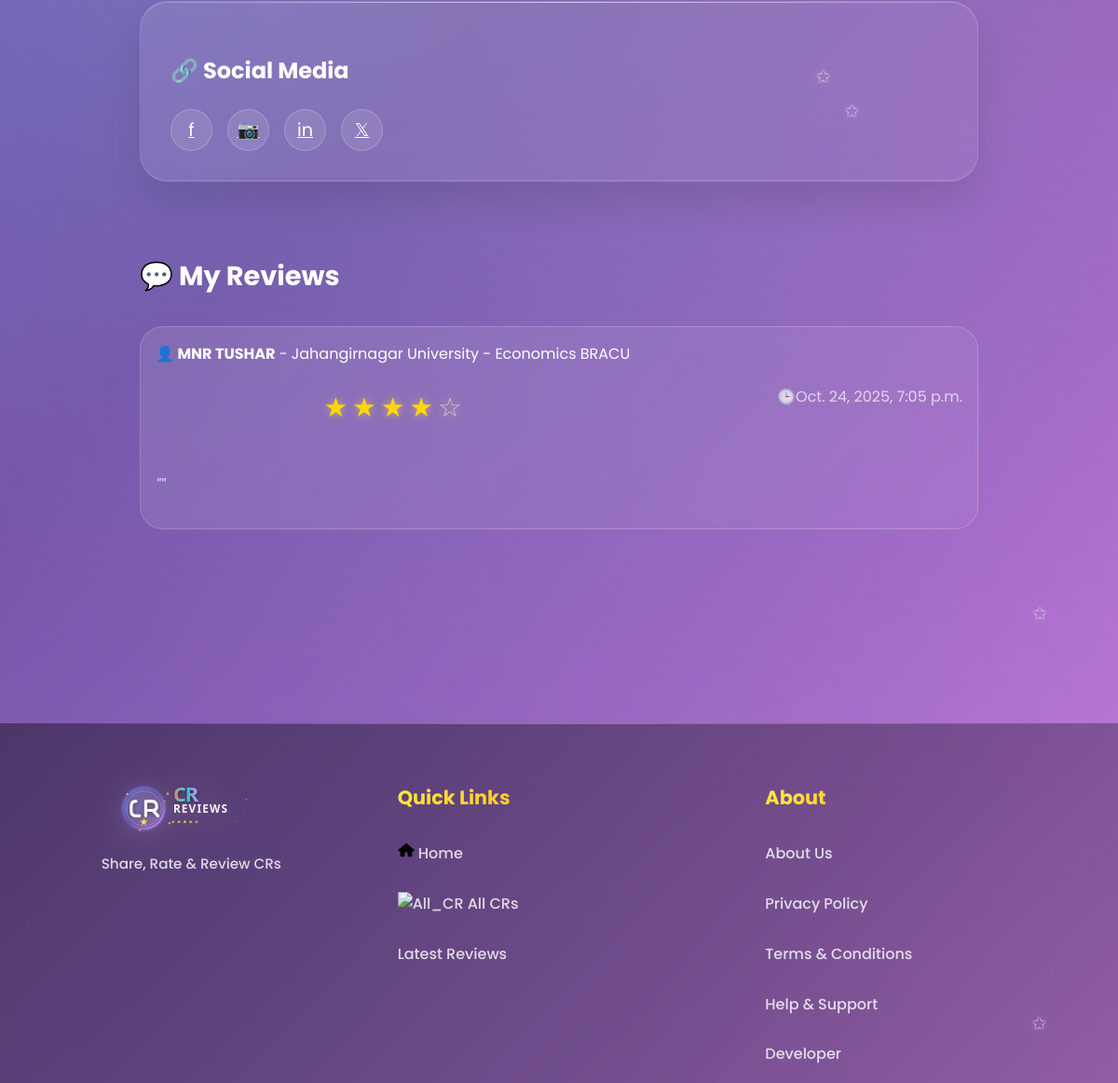
/view_profile/md-naimur-rahman/ (signed in, middle part), run on an earlier commit of the app's database.
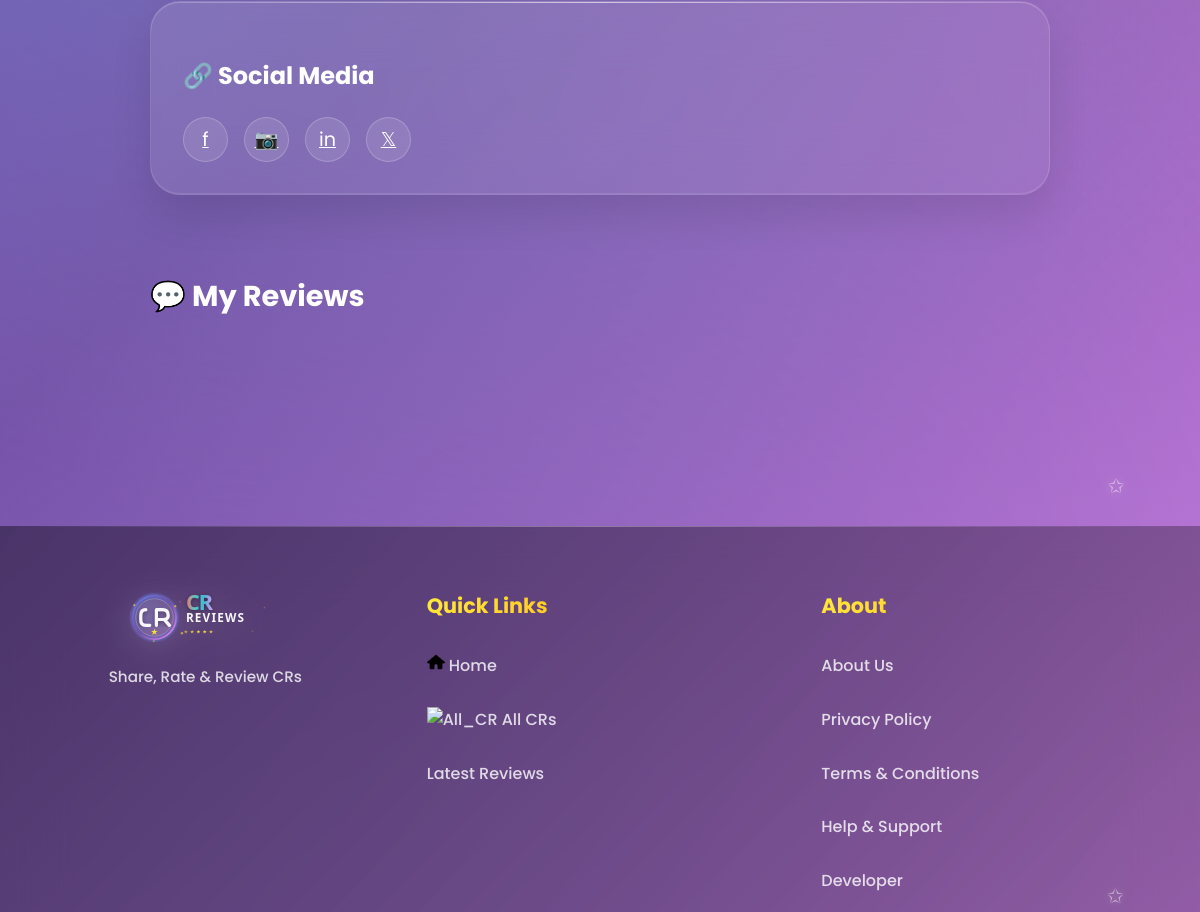
And on a later commit of the database.
### cr/models.py (models this page shows, shortened)
class Review(models.Model):
    user=models.OneToOneField('userprofile.User', on_delete=models.CASCADE,related_name='userreviews')
    cr_profile=models.ForeignKey(CrProfile, on_delete=models.CASCADE,related_name='cr_reviews')
    rating = models.PositiveSmallIntegerField()
    description = models.TextField(blank=True, null=True)
    slug = models.SlugField(unique=True, blank=True)
    created_at = models.DateTimeField(auto_now_add=True)
    updated_at = models.DateTimeField(auto_now=True)
    deleted_at = models.DateTimeField(blank=True, null=True)

class CrProfile(models.Model):
    user=models.OneToOneField('userprofile.User', on_delete=models.CASCADE,related_name='user_profile')
    university=models.ForeignKey(University, on_delete=models.CASCADE,related_name='university_crs')
    department=models.ForeignKey(Department, on_delete=models.CASCADE,related_name='department_crs')
    cr_status = models.CharField(
    max_length=20,
    choices=[('Present', 'Present CR'), ('Former', 'Former CR')],
    default='Present'
    )
    profile_picture = models.ImageField(upload_to='cr_profile_pictures/', blank=True, null=True)
    name = models.CharField(max_length=100)
    gender = models.CharField(choices=[('M', 'Male'), ('F', 'Female')], max_length=1)
    email = models.EmailField(blank=True, null=True)
    phone = models.CharField(max_length=30, blank=True, null=True)
    st_id = models.CharField(max_length=50, unique=True)
    batch = models.CharField(max_length=20)
    dept_batch = models.CharField(max_length=20 , blank=True, null=True)
    section = models.CharField(max_length=10)
    bio = models.TextField(blank=True, null=True)
    date_of_birth = models.DateField(blank=True, null=True)
    slug = models.SlugField(unique=True, blank=True)
    facebook_url = models.URLField(default='https://www.facebook.com/')
    instagram_url = models.URLField(default='https://www.instagram.com/')
    linkedin_url = models.URLField(default='https://www.linkedin.com/')
    created_at=models.DateTimeField(auto_now_add=True)
    updated_at=models.DateTimeField(auto_now=True)
    deleted_at=models.DateTimeField(auto_now=True,blank=True,null=True)

class University(models.Model):
    Public = "Public"
    Private = "Private"
    university_type = [
        (Public,"Public"),
        (Private,"Private"),
    ]
    title =models.CharField(max_length=100,unique=True,blank=False,null=False)
    type =models.CharField(max_length=100,choices=university_type)
    address=models.CharField(max_length=150, blank=True, null=True)
    slug=models.SlugField(blank=True,unique=True)
    created_at=models.DateTimeField(auto_now_add=True)
    updated_at=models.DateTimeField(auto_now=True)
    daleted_at=models.DateTimeField(auto_now=True,blank=True,null=True)
    def __str__(self):
        return self.title

class Department(models.Model):
    university=models.ForeignKey(University, on_delete=models.CASCADE,related_name='departments')
    title=models.CharField(max_length=50,unique=True,blank=False,null=False)
    code=models.CharField(max_length=50,unique=True,blank=True,null=True)
    slug=models.SlugField(blank=True,unique=True)
    created_at=models.DateTimeField(auto_now_add=True)
    updated_at=models.DateTimeField(auto_now=True)
    daleted_at=models.DateTimeField(auto_now=True,blank=True,null=True)
    def __str__(self):
        return self.title

### userprofile/views.py (the view)
# urls.py: path('view_profile/<str:slug>/',view_profile,name="view_profile"),
def view_profile(request,slug):
    user = User.objects.get(email=request.user.email,slug=slug)
    review = Review.objects.filter(user=user).order_by('-created_at')
    paginator = Paginator(review,5)
    page_number = request.GET.get('page',1)
    try:
        review = paginator.page(page_number)
    except PageNotAnInteger:
        review = paginator.page(1)
    except EmptyPage:
        review = paginator.page(1)
    context = {
        'user':user,
        'review':review,
    }
    return render(request,'user_profile/view_profile.html',context)

### userprofile/models.py (called while the page is built)
    def get_full_name(self):
        return f"{self.first_name} {self.last_name}"

### templates/user_profile/view_profile.html (shortened to what this page needs)
{% extends 'base.html' %}
{% load static %}
{% block content %}
    <div id="cr-profile" class="page">
        <div class="container">
            <div style="max-width: 900px; margin: 0 auto;">
                <div class="search-section">
                    <h3 class="card-title1" style="margin-top: 1.5rem;">🔗 Social Media</h3>
                    <div class="social-links">
                        <a href="{{user.facebook_url}}" class="social-btn" title="Facebook">f</a>
                        <a href="{{user.instagram_url}}" class="social-btn" title="Instagram">📷</a>
                        <a href="{{user.linkedin_url}}" class="social-btn" title="LinkedIn">in</a>
                        <a href="#" class="social-btn" title="Twitter">𝕏</a>
                    </div>
                </div>
                <div class="section">
                    <h2 style="color: white; font-size: 1.8rem; font-weight: 700; margin-bottom: 2rem;">💬 My Reviews</h2>
                    <div id="reviews-container">
                    {% for review in review %}
                    <div class="review-card">
                    <div class="review-header">
                        <div>
                            <strong style="font-size: 1rem;">👤 {{review.cr_profile.name}}</strong> - {{review.cr_profile.university}} - {{review.cr_profile.department}}
                            <div class="rating">
                                {% for i in "12345" %} {% if forloop.counter <= review.rating %}
                                <span class="star filled">★</span>
                                {% else %}
                                <span class="star">☆</span>
                                {% endif %}
                                {% endfor %}
                            </div>
                        </div>
                        <div style="color: rgba(255,255,255,0.7); font-weight: 400;">🕒{{review.created_at}}</div>
                    </div>
                    <div class="review-text">
                        "{{review.description}}"
                    </div>
                    </div>
                    {% endfor %}
                    </div>
                </div>
            </div>
        </div>
    </div>
{% endblock content %}

What changed in the data, as far as the page shows it:
removed Review: cr_profile.name "MNR TUSHAR", cr_profile.university "Jahangirnagar University", cr_profile.department "Economics BRACU", rating 4 (drawn), created_at "Oct. 24, 2025, 7:05 p.m."
